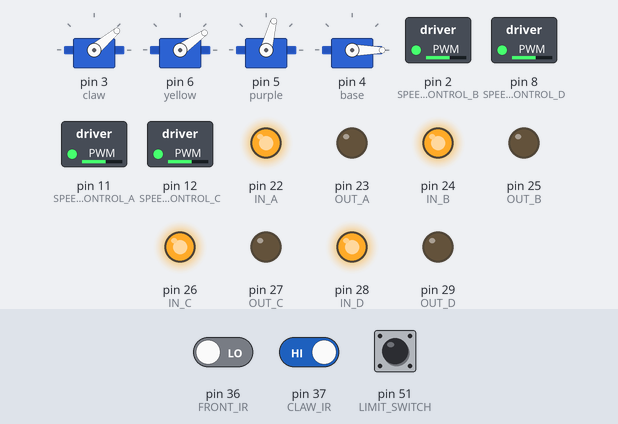
A sketch run on a simulated Arduino Mega 2560, built with avr-gcc and run on an emulated ATmega2560. Shown: 4 × servo, switched loads named in the sketch (green lamp = pin HIGH), output pins drawn as LEDs (lit = HIGH). Inputs (shaded band) come from the test bench; at power-on: pin 37 (CLAW_IR) HIGH, pin 51 (LIMIT_SWITCH) HIGH, pin 36 (FRONT_IR) LOW.

Above: at 5.7 s.
5.8 s: pin 37 (CLAW_IR) driven LOW
At 5.9 s:
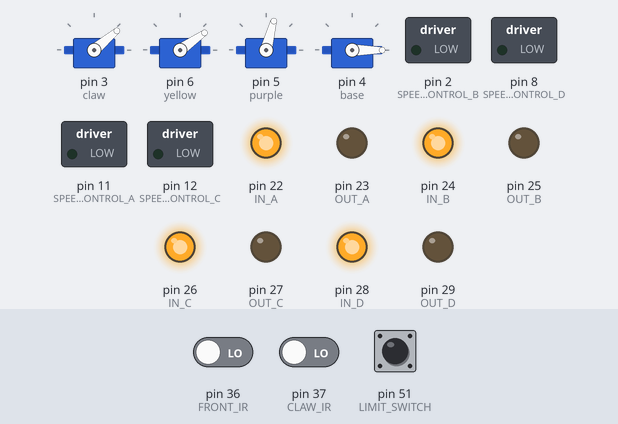
At 7.2 s:
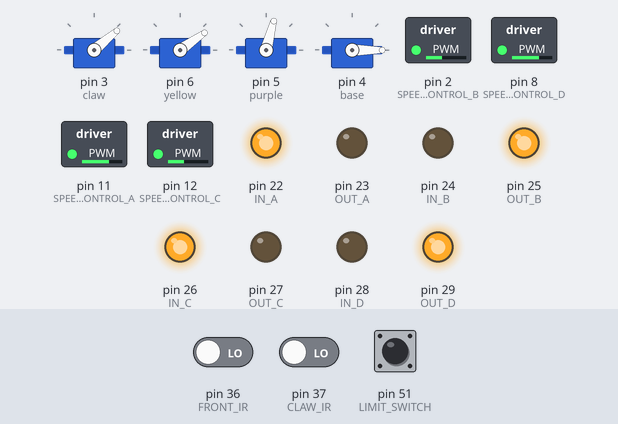
7.5 s: pin 51 (LIMIT_SWITCH) pulled LOW for 0.2 s
At 10.0 s:
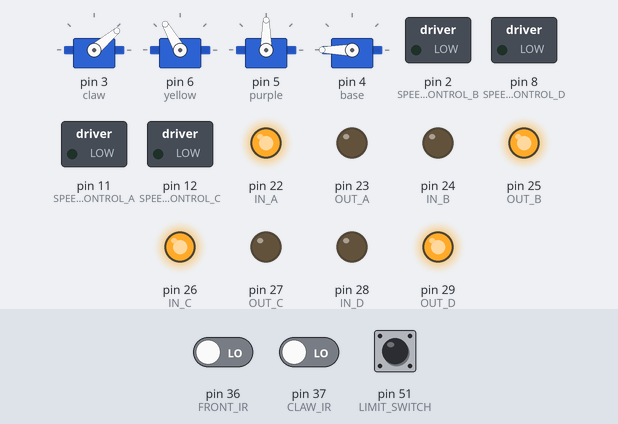
Timing chart, 0 to 15.7 s (numbered marks = the images above; inputs shaded):
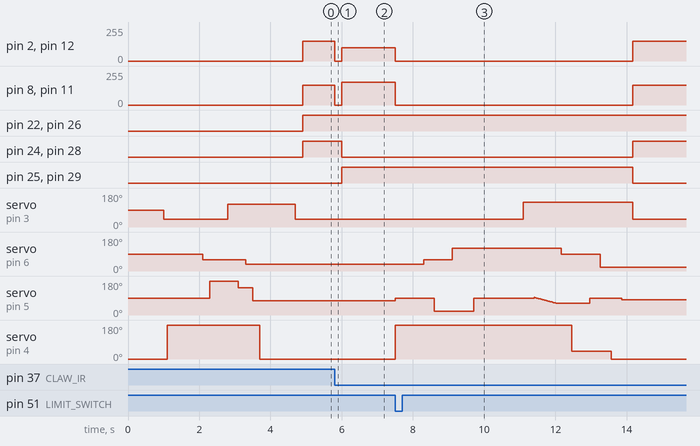

Measured:
- after the input at 5.8 s, pin 2 (SPEED_CONTROL_B), pin 12 (SPEED_CONTROL_C): 150/255 → 0/255 at once, → 100/255 0.20 s later; pin 8 (SPEED_CONTROL_D), pin 11 (SPEED_CONTROL_A): 150/255 → 0/255 at once, → 170/255 0.20 s later; pin 24 (IN_B), pin 28 (IN_D): HIGH → LOW after 0.20 s; pin 25 (OUT_B), pin 29 (OUT_D): LOW → HIGH after 0.20 s
- after the input at 7.5 s, pin 2 (SPEED_CONTROL_B): 100/255 → 0/255 at once, → 150/255 6.7 s later; pin 8 (SPEED_CONTROL_D): 170/255 → 0/255 at once, → 150/255 6.7 s later

The sketch:

FINAL_CODE_2.ino
```cpp
#include <SoftwareSerial.h>
#include <Servo.h>
/////////////////////////
/////////MOTORS//////////
/////////////////////////
// Motor A Front Left
const int SPEED_CONTROL_A = 11;
const int IN_A = 22;
const int OUT_A = 23;

// Motor B Back Left
const int SPEED_CONTROL_B = 2;
const int IN_B = 24;
const int OUT_B = 25;

// Motor C Back Right
const int SPEED_CONTROL_C = 12;
const int IN_C = 26;
const int OUT_C = 27;

// Motor D Front Right
const int SPEED_CONTROL_D = 8;
const int IN_D = 28;
const int OUT_D = 29;

// Different Speeds
const int SLOW = 100;
const int MEDIUM = 150;
const int FAST = 200;

const int RECORRECT = 70;

/////////////////////////
/////////SERVOS//////////
/////////////////////////
Servo claw, yellow, purple, base;

//////////////////////////
/////////SENSORS//////////
//////////////////////////
const int LIMIT_SWITCH = 51;
const int FRONT_IR = 36;
const int BACK_IR = 35;
const int HOLE_IR = 34;
const int CLAW_IR = 37;

void setup() {
  set_pin_modes();
  Serial.begin(9600);

  base.writeMicroseconds(800); // Centre arm

  // // Top left ball
  grab_ball_1(); // Grab the first ball
  //delay(200);

  // // Middle left ball (tallest)
  move_to_ball_2(); // Move forward until beside second ball
  grab_ball_2(); // Grab the second ball

  // // Bottom left ball
  move_to_ball_3(); // Move forward until at the edge of the rig
  grab_ball_3(); // Grab the third ball

  // // Deposit the first three balls
  //deposit_1(); // Move to drop the balls and then forward a little bit
  //rotate(); // Rotate 180 degrees

  // // Top right ball
  //move_to_ball_4(); // Strafe to the side, and the move forward until at the edge of the rig
  //grab_ball_4(); // Grab the fourth ball

  // // Middle right ball
  //move_to_ball_5(); // Move backward until beside fifth ball
  //grab_ball_5(); // Grab the fifth ball

  // // Bottom Right Ball
  //move_to_ball_6(); // Move backward until at the edge of the rig
  //grab_ball_6(); // Grab the sixth ball

  // // Deposit the last six balls
  //deposit_2(); // Deposits the final ball

  // The program will now enter the loop function, which is empty
}

/////////////////////////////////////////////////////////////
///////////////////// CONTROL FUNCTIONS /////////////////////
/////////////////////////////////////////////////////////////

// BALL 1 TOP LEFT
void grab_ball_1() { // Top Left
  base.writeMicroseconds(800);
  delay(1000);
  claw.write(40);
  delay(100);
  base.writeMicroseconds(2600);
  delay(1000);
  yellow.write(60);
  delay(200);
  purple.write(180);
  delay(500);
  claw.write(120);
  delay(300);
  purple.write(145);
  delay(200);
  yellow.write(35);
  delay(200);
  purple.write(75);
  delay(200);
  base.writeMicroseconds(800);
  delay(1000);
  claw.write(40);
  delay(200);
}

void move_to_ball_2() { // Middle Left
  // Set up to go forward
  forward_setup();
  // Move at a medium speed
  go(MEDIUM);
  // Continue moving until the claw sensor reads low (senses the pole)
  while (!read_claw_IR()) {
    //Move
  }
  stop();
  delay(200);
  // When claw IR detects the pole, stop
  strafe_right_setup();
  go_sideways(SLOW);
  while (!read_limit_switch()) {
    // Move
  }
  stop();
}

void grab_ball_2() { // Middle Left
  claw.write(40);
  purple.write(90);
  base.writeMicroseconds(2600);
  delay(500);
  purple.write(90);
  delay(300);
  yellow.write(60);
  delay(300);
  purple.write(20);
  delay(500);
  yellow.write(120);
  delay(600);
  purple.write(90);
  delay(1200);
  yellow.write(120);
  delay(200);
  //Grab the ball
  claw.write(130);
  delay(300);
  for (int i = 93; i > 60; i--) {
    purple.write(i);
    delay(20);
  }
  // purple.write(60);
  delay(100);
  yellow.write(90);
  delay(300);
  base.writeMicroseconds(1200);
  delay(500);
  purple.write(90);
  delay(300);
  yellow.write(20);
  delay(300);
  base.writeMicroseconds(800);
  delay(300);
  purple.write(80);
  delay(300);
  claw.write(40);
}

void move_to_ball_3() { // Bottom Left
  // Set up to go forward
  forward_setup();
  // Move at a medium speed
  go(MEDIUM);
  // Continue moving until the front sensor reads low (senses the edge of the rig)
  while (read_front_IR()) {
    //Move
  }
  stop();
  delay(200);
  // When claw IR detects the pole, stop
  strafe_right_setup();
  go_sideways(SLOW);
  while (!read_limit_switch()) {
    // Move
  }
  stop();
}

void grab_ball_3() { // Bottom Left
  claw.write(40);
  base.writeMicroseconds(2200);
  delay(500);
  yellow.write(13);
  delay(400);
  purple.write(145);
  delay(400);
  claw.write(120);
  delay(300);
  purple.write(85);
  delay(300);
  base.writeMicroseconds(800);
  delay(1000);
  claw.write(40);
  delay(100);
}

void deposit_1() {
  // Delay variables
  int alignWithHoleDelay = 1000; // NEED TO WORK OUT THE CORRECT DELAY TIME TO LINE UP WITH THE HOLE
  int dropTime = 1000; //NEED TO WORK OUT TIME TO DROP ALL BALLS
  int moveTime = 1000; // NEED TO WORK OUT DELAY TIME TO MOVE A BIT FORWARD OFF THE HOLE BEFORE ROTATING
  // Move backwards to align with the hole
  back_setup();
  go(SLOW);
  delay(alignWithHoleDelay);
  stop();
  // Strafe left until over hole
  strafe_left_setup();
  go(MEDIUM);
  while (read_hole_IR()) {
    // Keep moving until it goes over the hole
  }
  // Wait to drop all balls
  stop();
  delay(dropTime);

  // Move forward a bit
  forward_setup();
  go(MEDIUM);
  delay(moveTime);
  stop();
}

void rotate() {
  // Delay time, how long it takes to rotate
  int rotatetime = 1000; //NEED TO WORK OUT HOW LONG IT TAKES TO ROTATE
  // Rotate 180 degrees
  rotate_clockwise_setup();
  go(MEDIUM);
  delay(rotatetime);
  stop();
}

void move_to_ball_4() { // Top Right
  // Move to the other side of the rig
  strafe_right_setup();
  go(MEDIUM);
  while (!read_limit_switch) {
    // Keep going
  }

  // Move forward until at edge of rig
  // Set up to go forward
  forward_setup();
  // Move at a medium speed
  go(MEDIUM);
  // Continue moving until the front sensor reads low (senses the edge of the rig)
  while (read_front_IR()) {
    // Check the limit switch
    if (!read_limit_switch()) {
      stop();
      strafe_right_setup();
      go(SLOW);
      while (!read_limit_switch()) {
        //Keep going until limit switch on
      }
      forward_setup();
      go(MEDIUM);
    }
  }

  // stop
  stop();
}

void grab_ball_4() { // Top Right
  base.writeMicroseconds(800);
  delay(1000);
  claw.write(40);
  delay(100);
  yellow.write(10);
  delay(200);
  purple.write(90);
  delay(200);
  base.writeMicroseconds(2350);
  delay(1000);
  purple.write(140);
  delay(500);
  claw.write(110);
  delay(500);
  purple.write(90);
  delay(200);
  yellow.write(20);
  delay(200);
  base.writeMicroseconds(800);
  delay(1000);
  claw.write(40);
  delay(100);
}

void move_to_ball_5() { // Middle Right
  // Set up to go backward
  back_setup();
  // Move at a medium speed
  go(MEDIUM);
  // Continue moving until the claw sensor reads low (senses the pole)se;
  while (!read_claw_IR()) {
    // Check the limit switch
    if (!read_limit_switch()) {
      stop();
      strafe_right_setup();
      go(SLOW);
      while (!read_limit_switch()) {
        //Keep going until limit switch on
      }
      forward_setup();
      go(MEDIUM);
    }
  }

  // Stop
  stop();
}

void grab_ball_5() { // Middle Right
  yellow.write(20);
  purple.write(70);
  claw.write(40);
  base.writeMicroseconds(2600);
  delay(1000);
  yellow.write(45);
  purple.write(82);
  delay(300);
  claw.write(110);
  delay(400);
  purple.write(60);
  delay(200);
  base.writeMicroseconds(800);
  delay(500);
  purple.write(80);
  yellow.write(20);
  delay(500);
  claw.write(40);
}

void move_to_ball_6() { // Bottom Right
  // Set up to go backward
  back_setup();
  // Move at a medium speed
  go(MEDIUM);
  // Continue moving until the back sensor reads low (senses the edge of the rig)
  while (read_back_IR()) {
    // Check the limit switch
    if (!read_limit_switch()) {
      stop();
      strafe_right_setup();
      go(SLOW);
      while (!read_limit_switch()) {
        //Keep going until limit switch on
      }
      forward_setup();
      go(MEDIUM);
    }
  }

  // Stop
  stop();
}

void grab_ball_6() { // Bottom Right
  base.writeMicroseconds(2100);
  delay(500);
  yellow.write(25);
  purple.write(100);
  delay(100);
  yellow.write(0);
  purple.write(140);
  delay(30);
  claw.write(110);
  delay(500);
  purple.write(80);
  yellow.write(20);
  delay(300);
  base.writeMicroseconds(800);
  delay(700);
  claw.write(40);
}

void deposit_2() {
  // Delay variables
  int alignWithHoleDelay = 1000; // NEED TO WORK OUT THE CORRECT DELAY TIME TO LINE UP WITH THE HOLE
  int moveTime = 1000; // NEED TO WORK OUT DELAY TIME TO MOVE A BIT FORWARD OFF THE HOLE BEFORE ROTATING
  // Move backwards to align with the hole
  back_setup();
  go(SLOW);
  delay(alignWithHoleDelay);
  stop();
  // Strafe left until over hole
  strafe_left_setup();
  go(MEDIUM);
  while (read_hole_IR()) {
      // Keep going until over the hole
  }
  stop();
  // PROGRAM WILL FINISH
}

///////////////////////////////////////////////////////////
///////////////////// SETUP FUNCTIONS /////////////////////
///////////////////////////////////////////////////////////
void set_pin_modes() {
  // Motors
  pinMode(SPEED_CONTROL_A, OUTPUT);
  pinMode(SPEED_CONTROL_B, OUTPUT);
  pinMode(SPEED_CONTROL_C, OUTPUT);
  pinMode(SPEED_CONTROL_D, OUTPUT);
  pinMode(IN_A, OUTPUT);
  pinMode(OUT_A, OUTPUT);
  pinMode(IN_B, OUTPUT);
  pinMode(OUT_B, OUTPUT);
  pinMode(IN_C, OUTPUT);
  pinMode(OUT_C, OUTPUT);
  pinMode(IN_D, OUTPUT);
  pinMode(OUT_D, OUTPUT);

  // Servos
  claw.attach(3);
  yellow.attach(6);
  purple.attach(5);
  base.attach(4, 800, 2600);

  // Sensors
  pinMode(LIMIT_SWITCH, INPUT_PULLUP);
  pinMode(FRONT_IR, INPUT);
  pinMode(BACK_IR, INPUT);
  pinMode(HOLE_IR, INPUT);
  pinMode(CLAW_IR, INPUT);
}

////////////////////////////////////////////////////////////
//////////////////// MOVEMENT FUNCTIONS ////////////////////
////////////////////////////////////////////////////////////

// Will make the robot move forward
// Call the speed you want
void go(int speed) {
  analogWrite(SPEED_CONTROL_A, speed); // Motor A speed
  analogWrite(SPEED_CONTROL_B, speed); // Motor B speed
  analogWrite(SPEED_CONTROL_C, speed); // Motor C speed
  analogWrite(SPEED_CONTROL_D, speed); // Motor D speed
}

void go_sideways(int speed) {
  analogWrite(SPEED_CONTROL_A, speed + RECORRECT); // Motor A speed
  analogWrite(SPEED_CONTROL_B, speed); // Motor B speed
  analogWrite(SPEED_CONTROL_C, speed); // Motor C speed
  analogWrite(SPEED_CONTROL_D, speed + RECORRECT); // Motor D speed
}

// Will stop all movement
void stop() {
  analogWrite(SPEED_CONTROL_A, 0); // Motor A speed
  analogWrite(SPEED_CONTROL_B, 0); // Motor B speed
  analogWrite(SPEED_CONTROL_C, 0); // Motor C speed
  analogWrite(SPEED_CONTROL_D, 0); // Motor D speed
}

// Setup to move forward
void forward_setup() {
  // A Forward
  digitalWrite(IN_A, HIGH);
  digitalWrite(OUT_A, LOW);
  // B Forward
  digitalWrite(IN_B, HIGH);
  digitalWrite(OUT_B, LOW);
  // C Forward
  digitalWrite(IN_C, HIGH);
  digitalWrite(OUT_C, LOW);
  // D Forward
  digitalWrite(IN_D, HIGH);
  digitalWrite(OUT_D, LOW);
}

// Setup to move backward
void back_setup() {
  // A Backward
  digitalWrite(IN_A, LOW);
  digitalWrite(OUT_A, HIGH);
  // B Backward
  digitalWrite(IN_B, LOW);
  digitalWrite(OUT_B, HIGH);
  // C Backward
  digitalWrite(IN_C, LOW);
  digitalWrite(OUT_C, HIGH);
  // D Backward
  digitalWrite(IN_D, LOW);
  digitalWrite(OUT_D, HIGH);
}

// Setup to strafe left
void strafe_left_setup() {
  // A Backward
  digitalWrite(IN_A, LOW);
  digitalWrite(OUT_A, HIGH);
  // B Forward
  digitalWrite(IN_B, HIGH);
  digitalWrite(OUT_B, LOW);
  // C Backward
  digitalWrite(IN_C, LOW);
  digitalWrite(OUT_C, HIGH);
  // D Forward
  digitalWrite(IN_D, HIGH);
  digitalWrite(OUT_D, LOW);
}

// Setup to strafe right
void strafe_right_setup() {
  // A Forward
  digitalWrite(IN_A, HIGH);
  digitalWrite(OUT_A, LOW);
  // B Backward
  digitalWrite(IN_B, LOW);
  digitalWrite(OUT_B, HIGH);
  // C Forward
  digitalWrite(IN_C, HIGH);
  digitalWrite(OUT_C, LOW);
  // D Backward
  digitalWrite(IN_D, LOW);
  digitalWrite(OUT_D, HIGH);
}

// Setup to rotate clockwise
void rotate_clockwise_setup() {
  // A Forward
  digitalWrite(IN_A, HIGH);
  digitalWrite(OUT_A, LOW);
  // B Forward
  digitalWrite(IN_B, HIGH);
  digitalWrite(OUT_B, LOW);
  // C Backward
  digitalWrite(IN_C, LOW);
  digitalWrite(OUT_C, HIGH);
  // D Backward
  digitalWrite(IN_D, LOW);
  digitalWrite(OUT_D, HIGH);
}

// Setup to rotate anticlockwise
void rotate_anticlockwise_setup() {
  // A Backward
  digitalWrite(IN_A, LOW);
  digitalWrite(OUT_A, HIGH);
  // B Backward
  digitalWrite(IN_B, LOW);
  digitalWrite(OUT_B, HIGH);
  // C Forward
  digitalWrite(IN_C, HIGH);
  digitalWrite(OUT_C, LOW);
  // D Forward
  digitalWrite(IN_D, HIGH);
  digitalWrite(OUT_D, LOW);
}

//////////////////////////////////////////////////////////
//////////////////// SENSOR FUNCTIONS ////////////////////
//////////////////////////////////////////////////////////
bool read_limit_switch() {
  if (digitalRead(LIMIT_SWITCH) == HIGH) {
    return false;
  }
  return true;
}

bool read_front_IR() {
  if (digitalRead(FRONT_IR) == LOW) {
    return true;
  }
  return false;
}

bool read_back_IR() {
  if (digitalRead(BACK_IR) == LOW) {
    return true;
  }
  return false;
}

bool read_hole_IR() {
  if (digitalRead(HOLE_IR) == LOW) {
    return true;
  }
  return false;
}

bool read_claw_IR() {
  if (digitalRead(CLAW_IR) == LOW) {
    return true;
  }
  return false;
}


void loop() {
  // EMPTY
  // This is where the program will end
}
```
